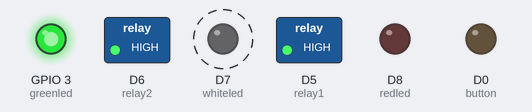
This sketch was run on a simulated ESP8266 (NodeMCU). On the bench: switched loads named in the sketch (green lamp = pin HIGH), output pins drawn as LEDs (lit = HIGH). Dashed ring = blinking. WiFi joins after 1.5 s; servers stay silent unless stated; what the sketch prints to the serial monitor is not drawn.

Above: at 3.6 s.
Timing chart, 0 to 5.5 s (numbered marks = the images above):
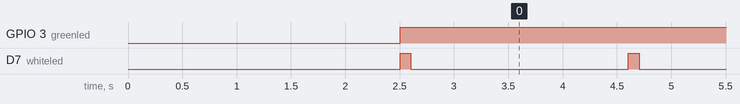

Measured:
- by itself, GPIO 3 (greenled): LOW → HIGH at 2.5 s
- by itself, D7 (whiteled): alternates HIGH for 0.10 s and LOW for 2.0 s

The sketch:

NetMonitor.ino
```cpp
#include <ESP8266Ping.h>
#include <ESP8266WiFi.h>


extern "C" {
#include "user_interface.h"
}


//======= Your Settings here .. Add IP addresses to watch MAX 10 =======//
//======================================================================//
//#define STASSID "........"       <<--------  not used, WPS is enabled
//#define STAPSK  "..........."    <<--------  not used as connection is via WPS

char *iplist[] = {"192.168.0.240","192.168.0.241","192.168.0.242","192.168.0.243","192.168.0.244","192.168.0.245","192.168.0.246","192.168.0.247","192.168.0.248","192.168.0.249",0};
//======================================================================//


os_timer_t myTimer;
uint8_t wifistatus;
uint8_t oldstatus;
uint8_t resetstatus=0;
uint8_t resetcounter;
uint16_t lockout=0;

#define MAX_IP 20

const int greenled = D9;
const int redled = D8;
const int whiteled = D7;
const int relay1 = D5;
const int relay2 = D6;
const int button = 16;

char ipIndex=0;


struct iplist_t {
     uint8_t pingfail;
     bool    offline;
};

struct iplist_t statuslist[MAX_IP];


//const char* ssid     = STASSID;
//const char* password = STAPSK;


void reset_iplist(void)
{
  char a;
  for (a=0;a<MAX_IP;a++)
     {
      statuslist[a].offline=false;
      statuslist[a].pingfail=0;
     }
}

// KEY_LED functions
uint8_t key_led( uint8_t level)
{
  uint8_t state;
  digitalWrite(button, 1);
  pinMode(button, INPUT);
  state = digitalRead(button);
  pinMode(button, OUTPUT);
  digitalWrite(button, level);
  return state;
}


void timerCallback(void *pArg) {

     if (lockout > 0)
     {
       lockout--;
       if (lockout == 0)
           Serial.println("Lockout Cleared");
       return;
     }


    if (resetstatus == 1)
    {

      int a;
      // Mark the other IP addresses as offline if they are all failing to respond
      for (a=0;a<MAX_IP;a++)
      {
          if (statuslist[a].pingfail > 1)
               statuslist[a].offline = true;
      }

      digitalWrite(relay2, false);
      digitalWrite(relay1, false);
      resetstatus=2;
      resetcounter=100;
    }

   if (resetstatus==2)
   {
      if (resetcounter > 0)
      {
         resetcounter--;
      } else
      {
        digitalWrite(relay2, true);
        digitalWrite(relay1, true);
        resetstatus=0;
        lockout=1000;
      }
   }
}


void user_init(void) {
     os_timer_setfn(&myTimer, timerCallback, NULL);
      os_timer_arm(&myTimer, 100, true);
}

bool startWPSPBC() {
// from https://gist.github.com/copa2/fcc718c6549721c210d614a325271389
// wpstest.ino
  Serial.println("WPS config start");
  bool wpsSuccess = WiFi.beginWPSConfig();
  if(wpsSuccess) {
      // Well this means not always success :-/ in case of a timeout we have an empty ssid
      String newSSID = WiFi.SSID();
      if(newSSID.length() > 0) {
        // WPSConfig has already connected in STA mode successfully to the new station.
        Serial.printf("WPS finished. Connected successfull to SSID '%s'\n", newSSID.c_str());
      } else {
        wpsSuccess = false;
      }
  }
  return wpsSuccess;
}

void setup() {

  lockout=0;
  ipIndex=0;
  reset_iplist();

  delay(1000);
  Serial.begin(115200);
  Serial.println("========= STARTUP =========");
  Serial.println();

  pinMode(greenled, OUTPUT);
  pinMode(whiteled, OUTPUT);
  pinMode(redled, OUTPUT);
  pinMode(relay1, OUTPUT);
  pinMode(relay2, OUTPUT);
  pinMode(button, INPUT);
  digitalWrite(relay1, true);
  digitalWrite(relay2, true);
  digitalWrite(whiteled, false);

  Serial.println();
  Serial.println();
  Serial.print("Connecting to ");
  Serial.println(WiFi.SSID().c_str());

  /* Explicitly set the ESP8266 to be a WiFi-client, otherwise, it by default,
     would try to act as both a client and an access-point and could cause
     network-issues with your other WiFi-devices on your WiFi-network. */
  WiFi.mode(WIFI_STA);
  WiFi.begin(WiFi.SSID().c_str(),WiFi.psk().c_str()); // reading data from EPROM,

  int r = key_led(0);
  if (r == false)
   {
      bool rc = startWPSPBC();

      if (rc == true)
        {
         Serial.println("WPS Successful");
         WiFi.begin(WiFi.SSID().c_str(),WiFi.psk().c_str()); // reading data from EPROM,
        } else
         Serial.println("WPS failed");
   }

  while (WiFi.status() == WL_DISCONNECTED) {          // last saved credentials
    delay(500);
    Serial.print(".");
  }

  user_init();

}

void loop() {


  int errorloop=0;

  if (resetstatus > 0)
  {
     yield();
     return;
  }

  wifistatus = WiFi.status();

  if (wifistatus != oldstatus)
   {

     if (wifistatus == WL_CONNECTED)
      {
        digitalWrite(greenled, true);
        Serial.println("");
        Serial.println("WiFi connected");
        Serial.println("IP address: ");
        Serial.println(WiFi.localIP());
      } else
      {
        digitalWrite(greenled, false);
        Serial.println("");
        Serial.println("WiFi disconnected");
      }
     oldstatus=wifistatus;
   }

 if (wifistatus != WL_CONNECTED)
 {
  yield();
  return;
 }

   digitalWrite(whiteled, true);
   delay(100);
   digitalWrite(whiteled, false);

  if(Ping.ping(WiFi.gatewayIP())){
     Serial.print("Gateway ");
     Serial.print(WiFi.gatewayIP());
     Serial.println(" online");
  } else
  {
     Serial.print("Gateway ");
     Serial.print(WiFi.gatewayIP());
     Serial.println(" offline");
     yield();
     return;
  }

  if (lockout > 0)
   {
      Serial.println("Locked out");
      yield();
      return;
   }


   if(Ping.ping(iplist[ipIndex],1)){
      statuslist[ipIndex].pingfail=0;
      Serial.print("IP ");
      Serial.print(iplist[ipIndex]);
      Serial.println(" online");
      statuslist[ipIndex].offline = false;
    } else
    {
      Serial.print("IP ");
      Serial.print(iplist[ipIndex]);
      Serial.println(" offline");
      if (statuslist[ipIndex].pingfail < 100)
         statuslist[ipIndex].pingfail++;

      if ((statuslist[ipIndex].pingfail > 4) && (statuslist[ipIndex].offline == false))
        {
          resetstatus=1;
          statuslist[ipIndex].offline = true;
        }
    }
    ipIndex++;
    if (iplist[ipIndex] == 0)
      ipIndex=0;

    digitalWrite(redled,false);
    for (errorloop=0;errorloop < MAX_IP; errorloop++)
      {
        if (statuslist[errorloop].pingfail > 0)
        digitalWrite(redled,true);
        break;
      }
}
```
